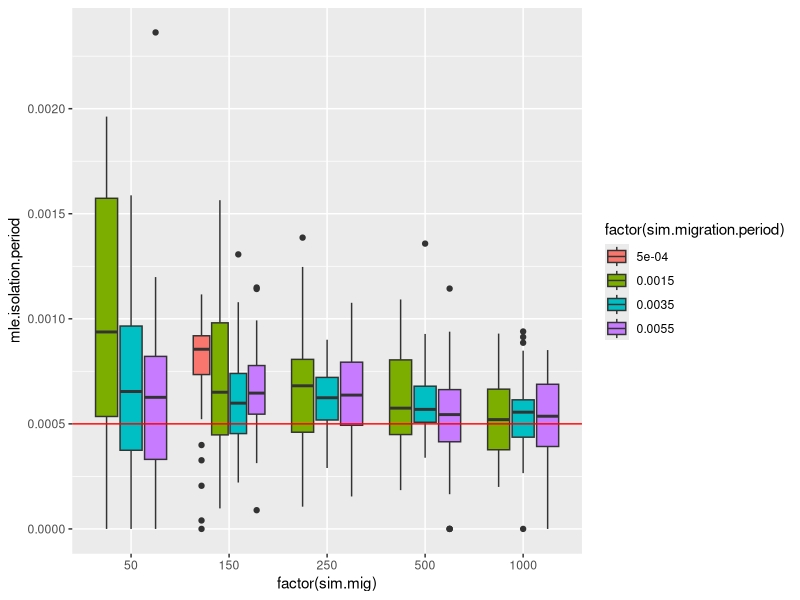
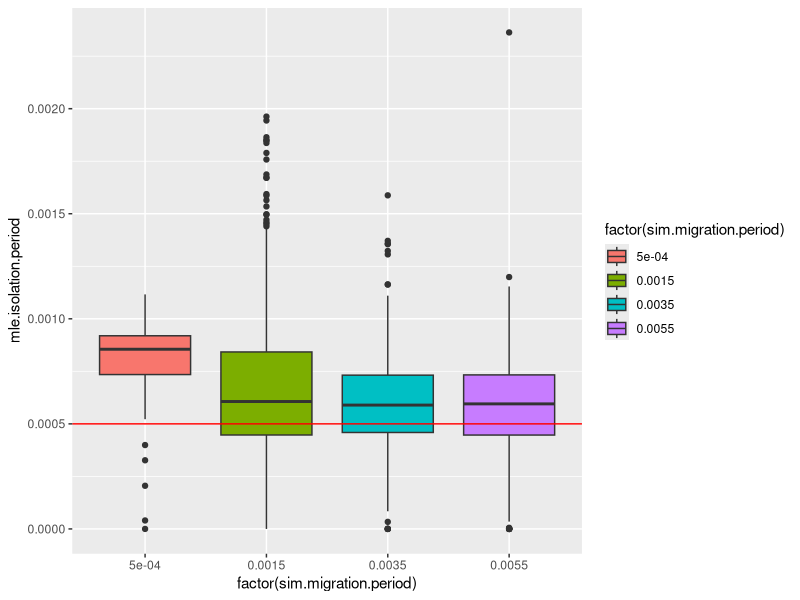
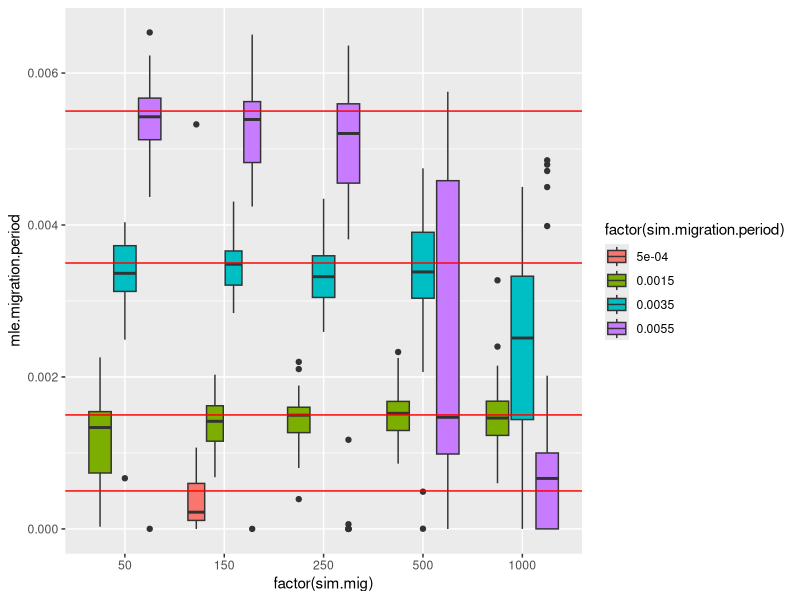
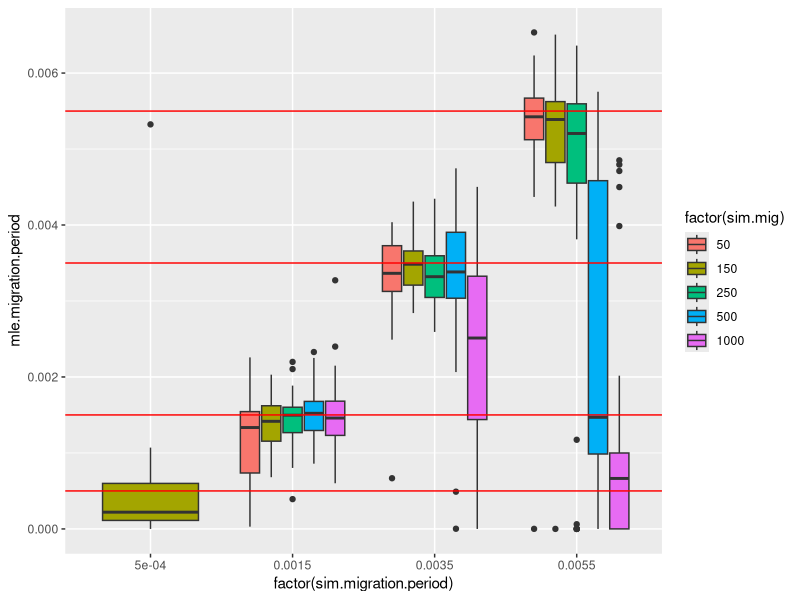
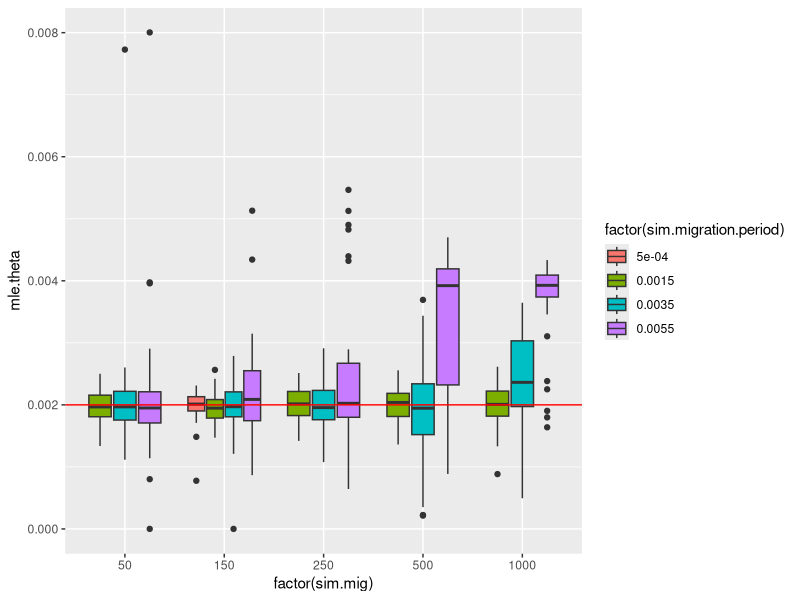
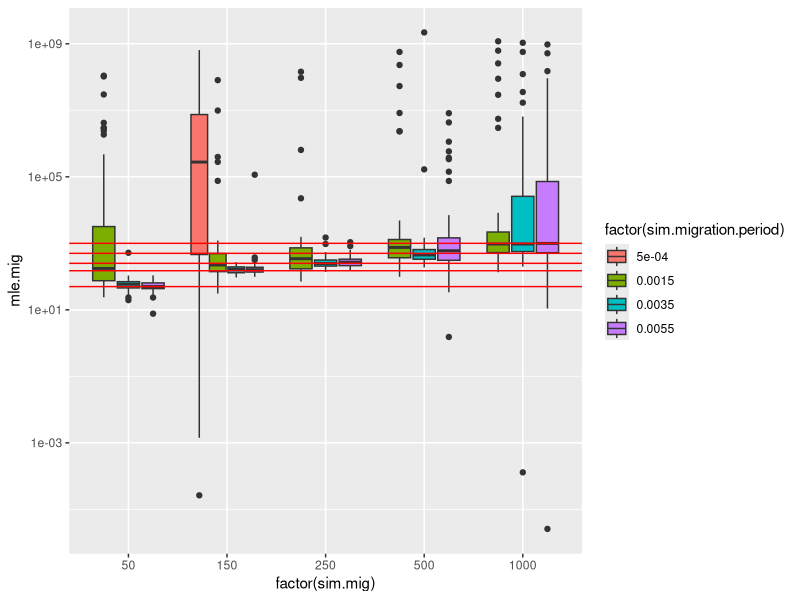

Here is the R script that generated these plots, in order:

data <- rbind(read.table('estimates.split-1mya.mig-0.5mya.mig-0.3.txt',header=TRUE),
              read.table('estimates.split-2mya.mig-0.5mya.mig-0.1.txt',header=TRUE),
              read.table('estimates.split-2mya.mig-0.5mya.mig-0.3.txt',header=TRUE),
              read.table('estimates.split-2mya.mig-0.5mya.mig-0.5.txt',header=TRUE),
              read.table('estimates.split-2mya.mig-0.5mya.mig-1.0.txt',header=TRUE),
              read.table('estimates.split-2mya.mig-0.5mya.mig-2.0.txt',header=TRUE),
              read.table('estimates.split-4mya.mig-0.5mya.mig-0.1.txt',header=TRUE),
              read.table('estimates.split-4mya.mig-0.5mya.mig-0.3.txt',header=TRUE),
              read.table('estimates.split-4mya.mig-0.5mya.mig-0.5.txt',header=TRUE),
              read.table('estimates.split-4mya.mig-0.5mya.mig-1.0.txt',header=TRUE),
              read.table('estimates.split-4mya.mig-0.5mya.mig-2.0.txt',header=TRUE),
              read.table('estimates.split-6mya.mig-0.5mya.mig-0.1.txt',header=TRUE),
              read.table('estimates.split-6mya.mig-0.5mya.mig-0.3.txt',header=TRUE),
              read.table('estimates.split-6mya.mig-0.5mya.mig-0.5.txt',header=TRUE),
              read.table('estimates.split-6mya.mig-0.5mya.mig-1.0.txt',header=TRUE),
              read.table('estimates.split-6mya.mig-0.5mya.mig-2.0.txt',header=TRUE))

library(ggplot2)
library(scales)

qplot(factor(sim.mig), mle.isolation.period, data=data, geom='boxplot',
      fill=factor(sim.migration.period)) +
  geom_hline(yintercept=unique(data$sim.isolation.period), col='red')

qplot(factor(sim.migration.period), mle.isolation.period, data=data, geom='boxplot',
      fill=factor(sim.migration.period)) +
  geom_hline(yintercept=unique(data$sim.isolation.period), col='red')



qplot(factor(sim.mig), mle.migration.period, data=data, geom='boxplot', 
      fill=factor(sim.migration.period)) +
  geom_hline(yintercept=unique(data$sim.migration.period), col='red')

qplot(factor(sim.migration.period), mle.migration.period, data=data, geom='boxplot',
      fill=factor(sim.mig)) +
  geom_hline(yintercept=unique(data$sim.migration.period), col='red')


qplot(factor(sim.mig), mle.theta, data=data, geom='boxplot',
      fill=factor(sim.migration.period)) +
  geom_hline(yintercept=unique(data$sim.theta), col='red')

qplot(factor(sim.mig), mle.mig, data=data, geom='boxplot', fill=factor(sim.migration.period)) +
  geom_hline(yintercept=unique(data$sim.mig), col='red') +
  scale_y_continuous(trans=log10_trans())
